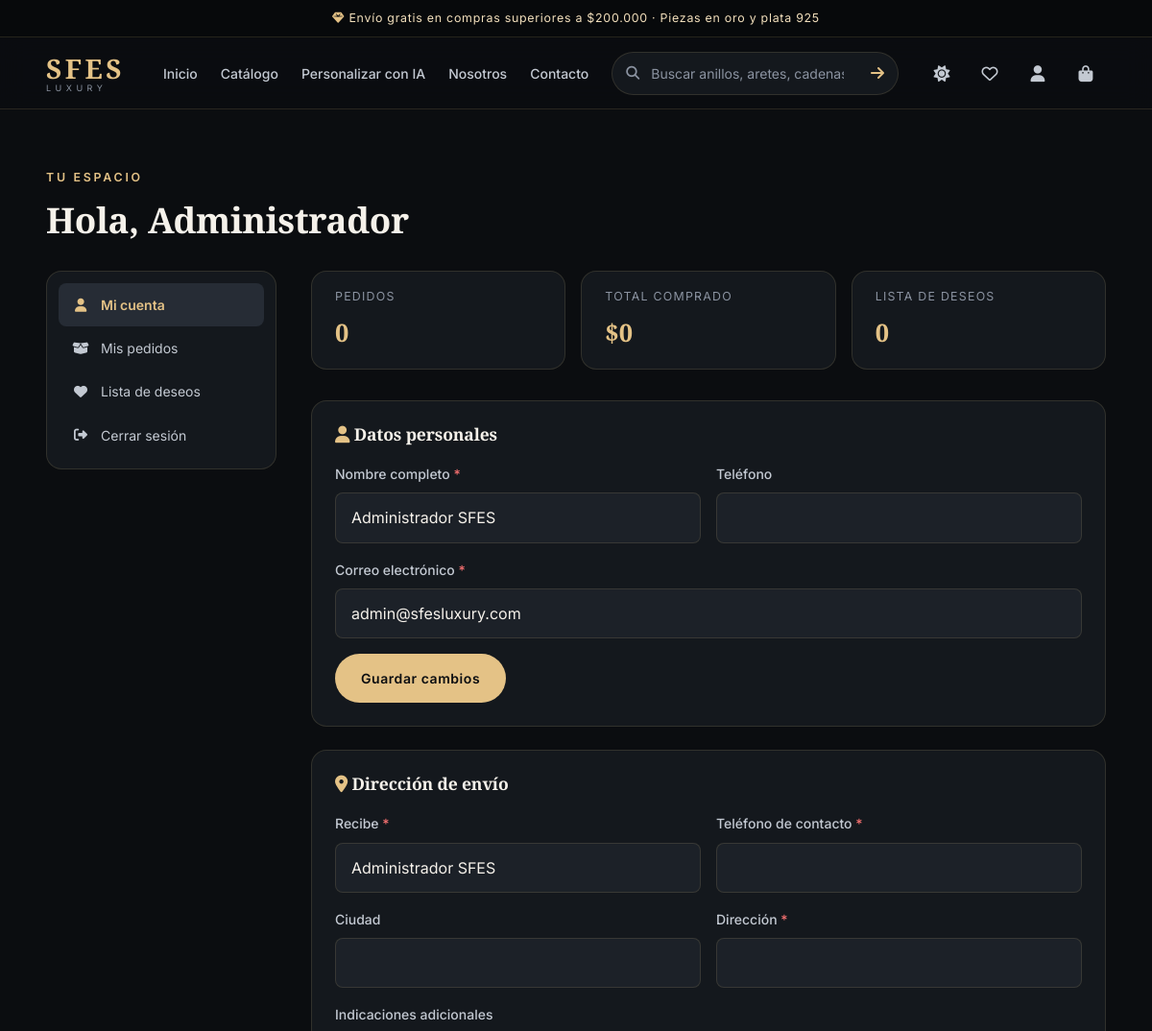
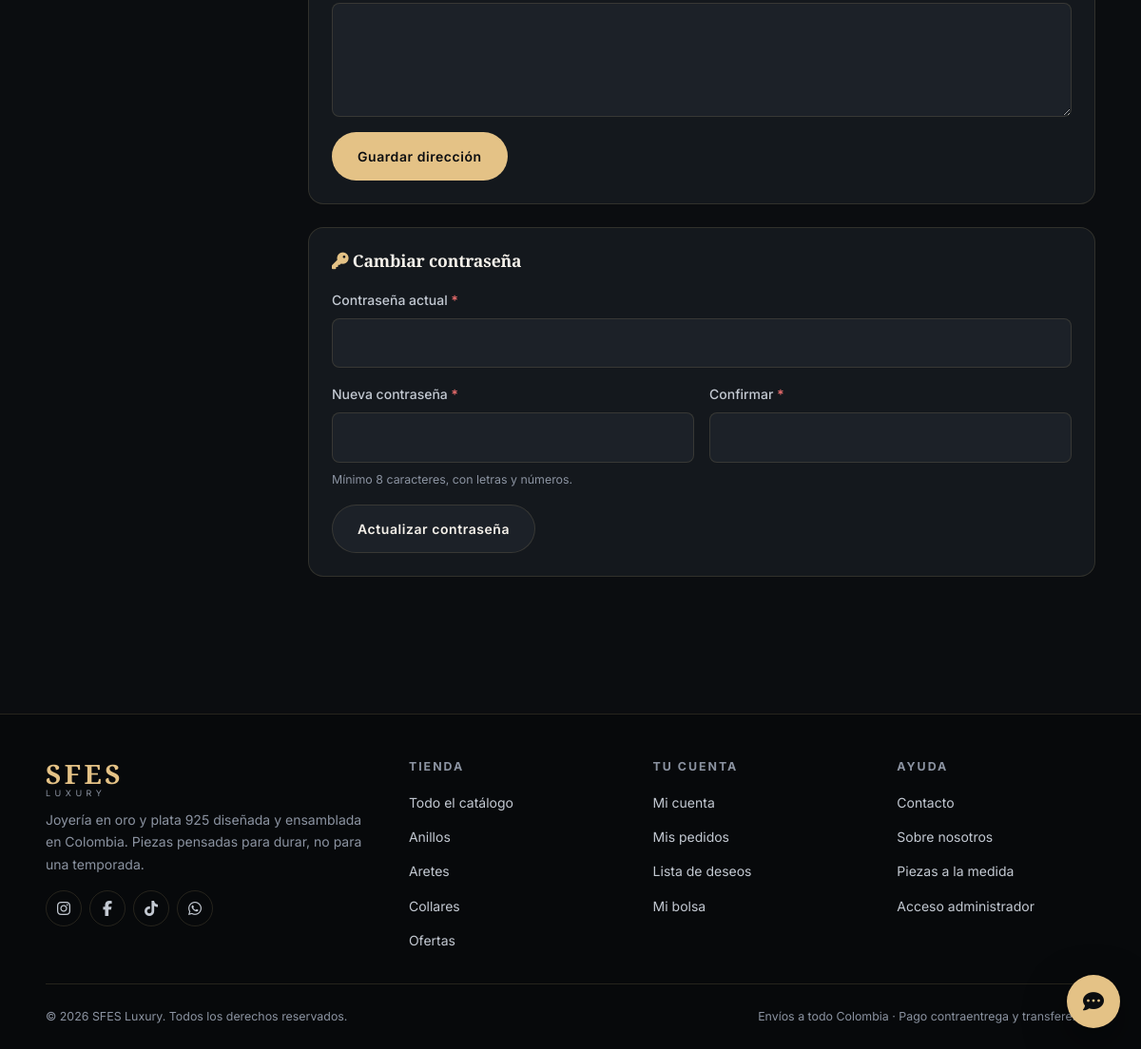
The app's page /mi-cuenta (signed in) with its own data (2 pictures, top to bottom).
### tables this page shows
CREATE TABLE IF NOT EXISTS usuarios (
    id             INT AUTO_INCREMENT PRIMARY KEY,
    nombre         VARCHAR(120) NOT NULL,
    email          VARCHAR(150) NOT NULL UNIQUE,
    password_hash  VARCHAR(255) NOT NULL,
    telefono       VARCHAR(30)  NULL,
    rol            ENUM('admin','cliente') NOT NULL DEFAULT 'cliente',
    activo         TINYINT(1)   NOT NULL DEFAULT 1,
    ultimo_acceso  DATETIME     NULL,
    creado_en      DATETIME     NOT NULL DEFAULT CURRENT_TIMESTAMP,
    INDEX idx_rol (rol)
);

### app/Views/cuenta/mi-cuenta.php (the view, shortened to what the rows shown need)
<section class="seccion-sm">
    <div class="contenedor">
        <div class="seccion-cabecera">
            <div>
                <span class="eyebrow">Tu espacio</span>
                <h2>Hola, <?= e(explode(' ', (string) $usuario['nombre'])[0]) ?></h2>
            </div>
        </div>
        <div class="cuenta">
            <?php require __DIR__ . '/../shared/menu-cuenta.php'; ?>
            <div>
                <div class="metricas">
                    <div class="metrica">
                        <span>Pedidos</span>
                        <strong><?= (int) $resumen['pedidos'] ?></strong>
                    </div>
                    <div class="metrica">
                        <span>Total comprado</span>
                        <strong><?= moneda($resumen['gastado']) ?></strong>
                    </div>
                    <div class="metrica">
                        <span>Lista de deseos</span>
                        <strong><?= (int) $resumen['favoritos'] ?></strong>
                    </div>
                </div>
                <div class="tarjeta" style="margin-bottom:24px">
                    <h3 style="font-size:1.1rem;margin-bottom:20px"><i class="fa-solid fa-user" style="color:var(--acento)"></i> Datos personales</h3>
                    <form method="post" action="<?= BASE_URL ?>mi-cuenta/perfil">
                        <div class="campos-2">
                            <div class="campo">
                                <label for="nombre">Nombre completo <span class="req">*</span></label>
                                <input type="text" id="nombre" name="nombre" required maxlength="120" value="<?= e($usuario['nombre']) ?>">
                            </div>
                            <div class="campo">
                                <label for="telefono">Teléfono</label>
                                <input type="tel" id="telefono" name="telefono" maxlength="30" value="<?= e($usuario['telefono'] ?? '') ?>">
                            </div>
                        </div>
                        <div class="campo">
                            <label for="email">Correo electrónico <span class="req">*</span></label>
                            <input type="email" id="email" name="email" required maxlength="150" value="<?= e($usuario['email']) ?>">
                        </div>
                        <button class="btn btn-primario" type="submit">Guardar cambios</button>
                    </form>
                </div>
                <div class="tarjeta" style="margin-bottom:24px">
                    <h3 style="font-size:1.1rem;margin-bottom:20px"><i class="fa-solid fa-location-dot" style="color:var(--acento)"></i> Dirección de envío</h3>
                    <form method="post" action="<?= BASE_URL ?>mi-cuenta/direccion" id="form-direccion">
                        <div class="campos-2">
                            <div class="campo">
                                <label for="dir-nombres">Recibe <span class="req">*</span></label>
                                <input type="text" id="dir-nombres" name="nombres" required maxlength="150"
                                       value="<?= e($direccion['nombres'] ?? $usuario['nombre']) ?>">
                            </div>
                            <div class="campo">
                                <label for="dir-telefono">Teléfono de contacto <span class="req">*</span></label>
                                <input type="tel" id="dir-telefono" name="telefono" required maxlength="30"
                                       value="<?= e($direccion['telefono'] ?? $usuario['telefono'] ?? '') ?>">
                            </div>
                        </div>
                        <div class="campos-2">
                            <div class="campo">
                                <label for="dir-ciudad">Ciudad</label>
                                <input type="text" id="dir-ciudad" name="ciudad" maxlength="100" value="<?= e($direccion['ciudad'] ?? '') ?>">
                            </div>
                            <div class="campo">
                                <label for="dir-direccion">Dirección <span class="req">*</span></label>
                                <input type="text" id="dir-direccion" name="direccion" required maxlength="300"
                                       value="<?= e($direccion['direccion'] ?? '') ?>">
                            </div>
                        </div>
                        <div class="campo">
                            <label for="dir-especificaciones">Indicaciones adicionales</label>
                            <textarea id="dir-especificaciones" name="especificaciones" maxlength="500"><?= e($direccion['especificaciones'] ?? '') ?></textarea>
                        </div>
                        <button class="btn btn-primario" type="submit">Guardar dirección</button>
                    </form>
                </div>
                <div class="tarjeta" style="margin-bottom:24px">
                    <h3 style="font-size:1.1rem;margin-bottom:20px"><i class="fa-solid fa-key" style="color:var(--acento)"></i> Cambiar contraseña</h3>
                    <form method="post" action="<?= BASE_URL ?>mi-cuenta/clave">
                        <div class="campo">
                            <label for="password_actual">Contraseña actual <span class="req">*</span></label>
                            <input type="password" id="password_actual" name="password_actual" required autocomplete="current-password">
                        </div>
                        <div class="campos-2">
                            <div class="campo">
                                <label for="password_nueva">Nueva contraseña <span class="req">*</span></label>
                                <input type="password" id="password_nueva" name="password_nueva" required minlength="8" autocomplete="new-password">
                                <span class="ayuda">Mínimo 8 caracteres, con letras y números.</span>
                            </div>
                            <div class="campo">
                                <label for="password_confirmar">Confirmar <span class="req">*</span></label>
                                <input type="password" id="password_confirmar" name="password_confirmar" required minlength="8" autocomplete="new-password">
                            </div>
                        </div>
                        <button class="btn btn-suave" type="submit">Actualizar contraseña</button>
                    </form>
                </div>
            </div>
        </div>
    </div>
</section>

### app/Core/Router.php (shortened to what the rows shown need)
<?php
class Router
{
    private array $rutas = ['GET' => [], 'POST' => []];
    public function get(string $ruta, string $controlador, string $metodo): void
    {
        $this->rutas['GET'][$this->normalizar($ruta)] = [$controlador, $metodo];
    }
    public function post(string $ruta, string $controlador, string $metodo): void
    {
        $this->rutas['POST'][$this->normalizar($ruta)] = [$controlador, $metodo];
    }
    private function normalizar(string $ruta): string
    {
        $ruta = '/' . trim($ruta, '/');
        return $ruta === '/' ? '/' : $ruta;
    }
    public function despachar(string $uriSolicitada, string $metodoHttp): void
    {
        $uri    = $this->normalizar((string) parse_url($uriSolicitada, PHP_URL_PATH));
        $metodo = strtoupper($metodoHttp);
        foreach ($this->rutas[$metodo] ?? [] as $patron => $accion) {
            $parametros = $this->coincide($patron, $uri);
            if ($parametros === null) {
                continue;
            }
            [$controlador, $accionMetodo] = $accion;
            $instancia = new $controlador();
            call_user_func_array([$instancia, $accionMetodo], $parametros);
            return;
        }
    }
    private function coincide(string $patron, string $uri): ?array
    {
        if (!str_contains($patron, '{')) {
            return $patron === $uri ? [] : null;
        }
        return null;
    }
}

### records on screen
usuarios: nombre "Administrador", nombre "Administrador SFES", email "admin@sfesluxury.com", nombres "Administrador SFES"

### other values on screen
$texto "Inicio"
$texto "Catálogo"
$texto "Personalizar con IA"
$texto "Nosotros"
$texto "Contacto"
$texto "Mi cuenta"
$texto "Mis pedidos"
$texto "Lista de deseos"
$texto "Cerrar sesión"
$resumen['pedidos'] "0"
moneda($resumen['gastado']) "$0"
$resumen['favoritos'] "0"
